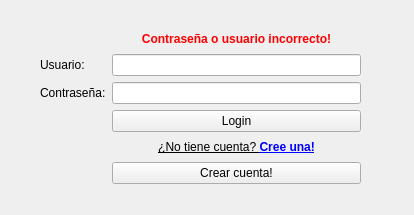
<?xml version="1.0" encoding="UTF-8"?>
<ui version="4.0">
 <class>MainWindow</class>
 <widget class="QMainWindow" name="MainWindow">
  <property name="geometry">
   <rect>
    <x>0</x>
    <y>0</y>
    <width>414</width>
    <height>215</height>
   </rect>
  </property>
  <property name="windowTitle">
   <string>MainWindow</string>
  </property>
  <property name="layoutDirection">
   <enum>Qt::LeftToRight</enum>
  </property>
  <widget class="QWidget" name="centralwidget">
   <property name="sizePolicy">
    <sizepolicy hsizetype="Preferred" vsizetype="Preferred">
     <horstretch>0</horstretch>
     <verstretch>0</verstretch>
    </sizepolicy>
   </property>
   <property name="layoutDirection">
    <enum>Qt::LeftToRight</enum>
   </property>
   <widget class="QWidget" name="gridLayoutWidget">
    <property name="geometry">
     <rect>
      <x>40</x>
      <y>30</y>
      <width>321</width>
      <height>154</height>
     </rect>
    </property>
    <layout class="QGridLayout" name="gridLayout">
     <property name="sizeConstraint">
      <enum>QLayout::SetDefaultConstraint</enum>
     </property>
     <property name="leftMargin">
      <number>0</number>
     </property>
     <property name="topMargin">
      <number>0</number>
     </property>
     <property name="verticalSpacing">
      <number>6</number>
     </property>
     <item row="2" column="1">
      <widget class="QLabel" name="label_usr">
       <property name="text">
        <string>Usuario:</string>
       </property>
      </widget>
     </item>
     <item row="3" column="1">
      <widget class="QLabel" name="label_pwd">
       <property name="text">
        <string>Contraseña:</string>
       </property>
      </widget>
     </item>
     <item row="2" column="2">
      <widget class="QLineEdit" name="le_usr"/>
     </item>
     <item row="1" column="2">
      <widget class="QLabel" name="label_error">
       <property name="text">
        <string>&lt;html&gt;&lt;head/&gt;&lt;body&gt;&lt;p align=&quot;center&quot;&gt;&lt;span style=&quot; font-weight:600; color:#ff0000;&quot;&gt;Contraseña o usuario incorrecto!&lt;/span&gt;&lt;/p&gt;&lt;/body&gt;&lt;/html&gt;</string>
       </property>
      </widget>
     </item>
     <item row="3" column="2">
      <widget class="QLineEdit" name="le_pwd">
       <property name="echoMode">
        <enum>QLineEdit::Password</enum>
       </property>
      </widget>
     </item>
     <item row="5" column="2">
      <widget class="QLabel" name="label_new">
       <property name="layoutDirection">
        <enum>Qt::LeftToRight</enum>
       </property>
       <property name="text">
        <string>&lt;html&gt;&lt;head/&gt;&lt;body&gt;&lt;p&gt;&lt;span style=&quot; text-decoration: underline;&quot;&gt;¿No tiene cuenta? &lt;/span&gt;&lt;span style=&quot; font-weight:600; text-decoration: underline; color:#0000ff;&quot;&gt;Cree una!&lt;/span&gt;&lt;/p&gt;&lt;/body&gt;&lt;/html&gt;</string>
       </property>
       <property name="alignment">
        <set>Qt::AlignCenter</set>
       </property>
       <property name="openExternalLinks">
        <bool>true</bool>
       </property>
      </widget>
     </item>
     <item row="4" column="2">
      <widget class="QPushButton" name="btn_login">
       <property name="text">
        <string>Login</string>
       </property>
      </widget>
     </item>
     <item row="6" column="2">
      <widget class="QPushButton" name="btn_new">
       <property name="text">
        <string>Crear cuenta!</string>
       </property>
      </widget>
     </item>
    </layout>
   </widget>
  </widget>
  <widget class="QMenuBar" name="menubar">
   <property name="geometry">
    <rect>
     <x>0</x>
     <y>0</y>
     <width>414</width>
     <height>20</height>
    </rect>
   </property>
  </widget>
 </widget>
 <resources/>
 <connections/>
</ui>
